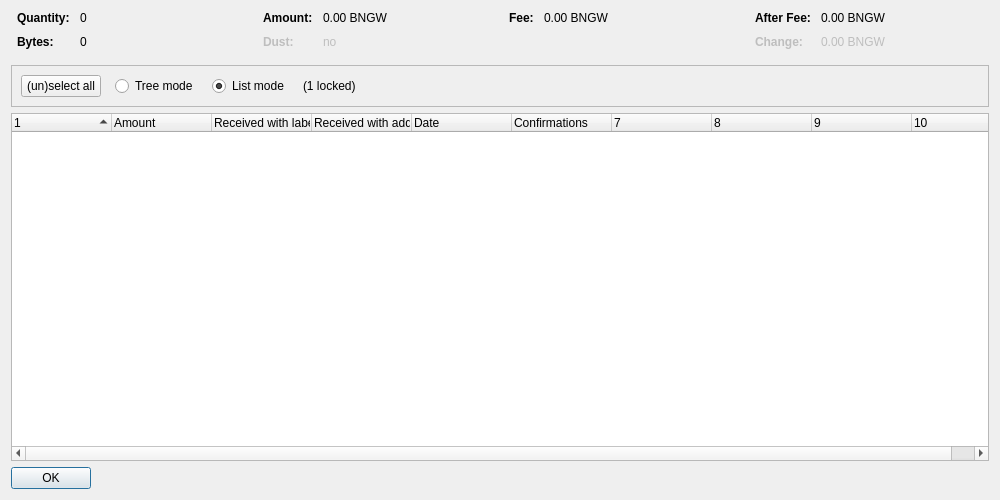
<?xml version="1.0" encoding="UTF-8"?>
<ui version="4.0">
 <class>CoinControlDialog</class>
 <widget class="QDialog" name="CoinControlDialog">
  <property name="geometry">
   <rect>
    <x>0</x>
    <y>0</y>
    <width>1000</width>
    <height>500</height>
   </rect>
  </property>
  <property name="windowTitle">
   <string>Coin Selection</string>
  </property>
  <layout class="QVBoxLayout" name="verticalLayout">
   <item>
    <layout class="QHBoxLayout" name="horizontalLayoutTop" stretch="0,0,0,0">
     <property name="topMargin">
      <number>0</number>
     </property>
     <property name="bottomMargin">
      <number>10</number>
     </property>
     <item>
      <layout class="QFormLayout" name="formLayoutCoinControl1">
       <property name="horizontalSpacing">
        <number>10</number>
       </property>
       <property name="verticalSpacing">
        <number>10</number>
       </property>
       <property name="leftMargin">
        <number>6</number>
       </property>
       <property name="rightMargin">
        <number>6</number>
       </property>
       <item row="0" column="0">
        <widget class="QLabel" name="labelCoinControlQuantityText">
         <property name="font">
          <font>
           <weight>75</weight>
           <bold>true</bold>
          </font>
         </property>
         <property name="text">
          <string>Quantity:</string>
         </property>
        </widget>
       </item>
       <item row="0" column="1">
        <widget class="QLabel" name="labelCoinControlQuantity">
         <property name="cursor">
          <cursorShape>IBeamCursor</cursorShape>
         </property>
         <property name="contextMenuPolicy">
          <enum>Qt::ActionsContextMenu</enum>
         </property>
         <property name="text">
          <string notr="true">0</string>
         </property>
         <property name="textInteractionFlags">
          <set>Qt::LinksAccessibleByMouse|Qt::TextSelectableByKeyboard|Qt::TextSelectableByMouse</set>
         </property>
        </widget>
       </item>
       <item row="1" column="0">
        <widget class="QLabel" name="labelCoinControlBytesText">
         <property name="font">
          <font>
           <weight>75</weight>
           <bold>true</bold>
          </font>
         </property>
         <property name="text">
          <string>Bytes:</string>
         </property>
        </widget>
       </item>
       <item row="1" column="1">
        <widget class="QLabel" name="labelCoinControlBytes">
         <property name="cursor">
          <cursorShape>IBeamCursor</cursorShape>
         </property>
         <property name="contextMenuPolicy">
          <enum>Qt::ActionsContextMenu</enum>
         </property>
         <property name="text">
          <string notr="true">0</string>
         </property>
         <property name="textInteractionFlags">
          <set>Qt::LinksAccessibleByMouse|Qt::TextSelectableByKeyboard|Qt::TextSelectableByMouse</set>
         </property>
        </widget>
       </item>
      </layout>
     </item>
     <item>
      <layout class="QFormLayout" name="formLayoutCoinControl2">
       <property name="horizontalSpacing">
        <number>10</number>
       </property>
       <property name="verticalSpacing">
        <number>10</number>
       </property>
       <property name="leftMargin">
        <number>6</number>
       </property>
       <property name="rightMargin">
        <number>6</number>
       </property>
       <item row="0" column="0">
        <widget class="QLabel" name="labelCoinControlAmountText">
         <property name="font">
          <font>
           <weight>75</weight>
           <bold>true</bold>
          </font>
         </property>
         <property name="text">
          <string>Amount:</string>
         </property>
        </widget>
       </item>
       <item row="0" column="1">
        <widget class="QLabel" name="labelCoinControlAmount">
         <property name="cursor">
          <cursorShape>IBeamCursor</cursorShape>
         </property>
         <property name="contextMenuPolicy">
          <enum>Qt::ActionsContextMenu</enum>
         </property>
         <property name="text">
          <string notr="true">0.00 BNGW</string>
         </property>
         <property name="textInteractionFlags">
          <set>Qt::LinksAccessibleByMouse|Qt::TextSelectableByKeyboard|Qt::TextSelectableByMouse</set>
         </property>
        </widget>
       </item>
       <item row="1" column="0">
        <widget class="QLabel" name="labelCoinControlLowOutputText">
         <property name="enabled">
          <bool>false</bool>
         </property>
         <property name="font">
          <font>
           <weight>75</weight>
           <bold>true</bold>
          </font>
         </property>
         <property name="text">
          <string>Dust:</string>
         </property>
        </widget>
       </item>
       <item row="1" column="1">
        <widget class="QLabel" name="labelCoinControlLowOutput">
         <property name="enabled">
          <bool>false</bool>
         </property>
         <property name="cursor">
          <cursorShape>IBeamCursor</cursorShape>
         </property>
         <property name="contextMenuPolicy">
          <enum>Qt::ActionsContextMenu</enum>
         </property>
         <property name="text">
          <string notr="true">no</string>
         </property>
         <property name="textInteractionFlags">
          <set>Qt::LinksAccessibleByMouse|Qt::TextSelectableByKeyboard|Qt::TextSelectableByMouse</set>
         </property>
        </widget>
       </item>
      </layout>
     </item>
     <item>
      <layout class="QFormLayout" name="formLayoutCoinControl3">
       <property name="horizontalSpacing">
        <number>10</number>
       </property>
       <property name="verticalSpacing">
        <number>10</number>
       </property>
       <property name="leftMargin">
        <number>6</number>
       </property>
       <property name="rightMargin">
        <number>6</number>
       </property>
       <item row="0" column="0">
        <widget class="QLabel" name="labelCoinControlFeeText">
         <property name="font">
          <font>
           <weight>75</weight>
           <bold>true</bold>
          </font>
         </property>
         <property name="text">
          <string>Fee:</string>
         </property>
        </widget>
       </item>
       <item row="0" column="1">
        <widget class="QLabel" name="labelCoinControlFee">
         <property name="cursor">
          <cursorShape>IBeamCursor</cursorShape>
         </property>
         <property name="contextMenuPolicy">
          <enum>Qt::ActionsContextMenu</enum>
         </property>
         <property name="text">
          <string notr="true">0.00 BNGW</string>
         </property>
         <property name="textInteractionFlags">
          <set>Qt::LinksAccessibleByMouse|Qt::TextSelectableByKeyboard|Qt::TextSelectableByMouse</set>
         </property>
        </widget>
       </item>
      </layout>
     </item>
     <item>
      <layout class="QFormLayout" name="formLayoutCoinControl4">
       <property name="horizontalSpacing">
        <number>10</number>
       </property>
       <property name="verticalSpacing">
        <number>10</number>
       </property>
       <property name="leftMargin">
        <number>6</number>
       </property>
       <property name="rightMargin">
        <number>6</number>
       </property>
       <item row="0" column="0">
        <widget class="QLabel" name="labelCoinControlAfterFeeText">
         <property name="font">
          <font>
           <weight>75</weight>
           <bold>true</bold>
          </font>
         </property>
         <property name="text">
          <string>After Fee:</string>
         </property>
        </widget>
       </item>
       <item row="0" column="1">
        <widget class="QLabel" name="labelCoinControlAfterFee">
         <property name="cursor">
          <cursorShape>IBeamCursor</cursorShape>
         </property>
         <property name="contextMenuPolicy">
          <enum>Qt::ActionsContextMenu</enum>
         </property>
         <property name="text">
          <string notr="true">0.00 BNGW</string>
         </property>
         <property name="textInteractionFlags">
          <set>Qt::LinksAccessibleByMouse|Qt::TextSelectableByKeyboard|Qt::TextSelectableByMouse</set>
         </property>
        </widget>
       </item>
       <item row="1" column="0">
        <widget class="QLabel" name="labelCoinControlChangeText">
         <property name="enabled">
          <bool>false</bool>
         </property>
         <property name="font">
          <font>
           <weight>75</weight>
           <bold>true</bold>
          </font>
         </property>
         <property name="text">
          <string>Change:</string>
         </property>
        </widget>
       </item>
       <item row="1" column="1">
        <widget class="QLabel" name="labelCoinControlChange">
         <property name="enabled">
          <bool>false</bool>
         </property>
         <property name="cursor">
          <cursorShape>IBeamCursor</cursorShape>
         </property>
         <property name="contextMenuPolicy">
          <enum>Qt::ActionsContextMenu</enum>
         </property>
         <property name="text">
          <string notr="true">0.00 BNGW</string>
         </property>
         <property name="textInteractionFlags">
          <set>Qt::LinksAccessibleByMouse|Qt::TextSelectableByKeyboard|Qt::TextSelectableByMouse</set>
         </property>
        </widget>
       </item>
      </layout>
     </item>
    </layout>
   </item>
   <item>
    <widget class="QFrame" name="frame">
     <property name="minimumSize">
      <size>
       <width>0</width>
       <height>40</height>
      </size>
     </property>
     <property name="frameShape">
      <enum>QFrame::StyledPanel</enum>
     </property>
     <property name="frameShadow">
      <enum>QFrame::Sunken</enum>
     </property>
     <layout class="QHBoxLayout" name="horizontalLayout">
      <item>
       <layout class="QHBoxLayout" name="horizontalLayoutPanel" stretch="0,0,0,0,0">
        <property name="spacing">
         <number>14</number>
        </property>
        <item>
         <widget class="QPushButton" name="pushButtonSelectAll">
          <property name="sizePolicy">
           <sizepolicy hsizetype="Maximum" vsizetype="Fixed">
            <horstretch>0</horstretch>
            <verstretch>0</verstretch>
           </sizepolicy>
          </property>
          <property name="text">
           <string>(un)select all</string>
          </property>
          <property name="autoDefault">
           <bool>false</bool>
          </property>
         </widget>
        </item>
        <item>
         <widget class="QRadioButton" name="radioTreeMode">
          <property name="sizePolicy">
           <sizepolicy hsizetype="Maximum" vsizetype="Fixed">
            <horstretch>0</horstretch>
            <verstretch>0</verstretch>
           </sizepolicy>
          </property>
          <property name="text">
           <string>Tree mode</string>
          </property>
         </widget>
        </item>
        <item>
         <widget class="QRadioButton" name="radioListMode">
          <property name="sizePolicy">
           <sizepolicy hsizetype="Maximum" vsizetype="Fixed">
            <horstretch>0</horstretch>
            <verstretch>0</verstretch>
           </sizepolicy>
          </property>
          <property name="text">
           <string>List mode</string>
          </property>
          <property name="checked">
           <bool>true</bool>
          </property>
         </widget>
        </item>
        <item>
         <widget class="QLabel" name="labelLocked">
          <property name="text">
           <string notr="true">(1 locked)</string>
          </property>
         </widget>
        </item>
        <item>
         <spacer name="horizontalSpacer">
          <property name="orientation">
           <enum>Qt::Horizontal</enum>
          </property>
          <property name="sizeHint" stdset="0">
           <size>
            <width>40</width>
            <height>20</height>
           </size>
          </property>
         </spacer>
        </item>
       </layout>
      </item>
     </layout>
    </widget>
   </item>
   <item>
    <widget class="CoinControlTreeWidget" name="treeWidget">
     <property name="contextMenuPolicy">
      <enum>Qt::CustomContextMenu</enum>
     </property>
     <property name="sortingEnabled">
      <bool>false</bool>
     </property>
     <property name="columnCount">
      <number>10</number>
     </property>
     <attribute name="headerShowSortIndicator" stdset="0">
      <bool>true</bool>
     </attribute>
     <attribute name="headerStretchLastSection">
      <bool>false</bool>
     </attribute>
     <column>
      <property name="text">
       <string/>
      </property>
     </column>
     <column>
      <property name="text">
       <string>Amount</string>
      </property>
     </column>
     <column>
      <property name="text">
       <string>Received with label</string>
      </property>
     </column>
     <column>
      <property name="text">
       <string>Received with address</string>
      </property>
     </column>
     <column>
      <property name="text">
       <string>Date</string>
      </property>
     </column>
     <column>
      <property name="text">
       <string>Confirmations</string>
      </property>
      <property name="toolTip">
       <string>Confirmed</string>
      </property>
     </column>
     <column>
      <property name="text">
       <string/>
      </property>
     </column>
     <column>
      <property name="text">
       <string/>
      </property>
     </column>
     <column>
      <property name="text">
       <string/>
      </property>
     </column>
     <column>
      <property name="text">
       <string/>
      </property>
     </column>
    </widget>
   </item>
   <item>
    <widget class="QDialogButtonBox" name="buttonBox">
     <property name="sizePolicy">
      <sizepolicy hsizetype="Maximum" vsizetype="Fixed">
       <horstretch>0</horstretch>
       <verstretch>0</verstretch>
      </sizepolicy>
     </property>
     <property name="orientation">
      <enum>Qt::Horizontal</enum>
     </property>
     <property name="standardButtons">
      <set>QDialogButtonBox::Ok</set>
     </property>
    </widget>
   </item>
  </layout>
 </widget>
 <customwidgets>
  <customwidget>
   <class>CoinControlTreeWidget</class>
   <extends>QTreeWidget</extends>
   <header>qt/coincontroltreewidget.h</header>
  </customwidget>
 </customwidgets>
 <resources/>
 <connections/>
</ui>
